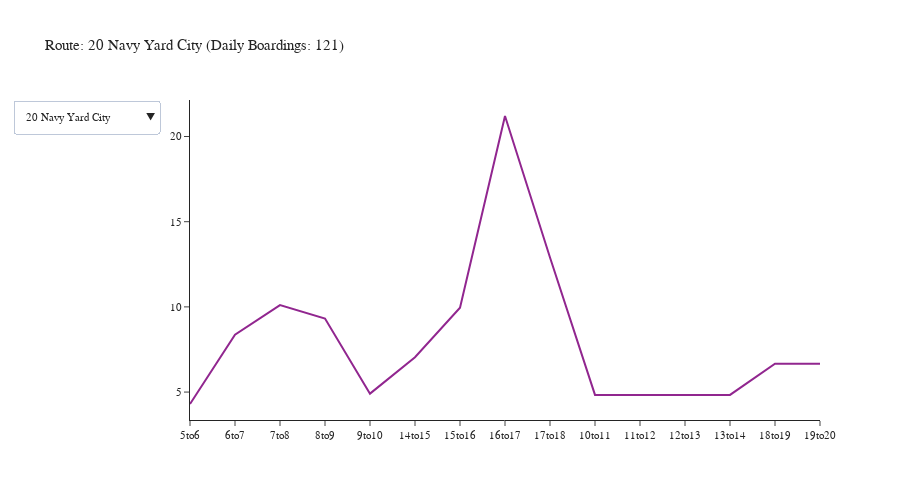

Notebook code for this chart:
### Code cell
agency = 'Kitsap Transit'
df = df_transit_line[df_transit_line['agency'] == agency]
df = df.groupby(['tod', 'description']).agg({'boardings': 'sum'}).reset_index()
fig = create_tod_chart(df)
fig.show()

### Figure 1 — Plotly figure (JSON) as saved in the notebook; plotly's stock layout.template omitted (floating-point values rounded to 4 significant figures)
{"data": [{"mode": "lines", "name": "20 Navy Yard City", "type": "scatter", "visible": true, "x": ["5to6", "6to7", "7to8", "8to9", "9to10", "14to15", "15to16", "16to17", "17to18", "10to11", "11to12", "12to13", "13to14", "18to19", "19to20"], "y": [4.3, 8.365, 10.1, 9.316, 4.908, 7.046, 9.947, 21.2, 12.9, 4.833, 4.833, 4.833, 4.833, 6.666, 6.666]}, {"mode": "lines", "name": "212 Brem-Silverdle W", "type": "scatter", "visible": false, "x": ["5to6", "6to7", "7to8", "8to9", "9to10", "14to15", "15to16", "16to17", "17to18", "10to11", "11to12", "12to13", "13to14", "18to19", "19to20", "20to21", "21to22", "22to23", "23to0", "0to1", "1to2", "2to3", "3to4", "4to5"], "y": [32.11, 47.28, 57.83, 44.16, 30.64, 52.66, 43.35, 61.75, 61.41, 29.54, 29.54, 29.54, 29.54, 46.81, 46.81, 7.08, 7.08, 7.08, 7.08, 7.08, 7.08, 7.08, 7.08, 7.08]}, {"mode": "lines", "name": "217 Brem-Silverdle E", "type": "scatter", "visible": false, "x": ["5to6", "6to7", "7to8", "8to9", "9to10", "14to15", "15to16", "16to17", "17to18", "10to11", "11to12", "12to13", "13to14", "18to19", "19to20", "20to21", "21to22", "22to23", "23to0", "0to1", "1to2", "2to3", "3to4", "4to5"], "y": [37.72, 42.99, 111.3, 78.71, 36.05, 62.42, 59.34, 73.09, 79.86, 36.68, 36.68, 36.68, 36.68, 53.29, 53.29, 6.476, 6.476, 6.476, 6.476, 6.476, 6.476, 6.476, 6.476, 6.476]}, {"mode": "lines", "name": "221 Perry Avenue", "type": "scatter", "visible": false, "x": ["5to6", "6to7", "7to8", "8to9", "9to10", "14to15", "15to16", "16to17", "17to18", "10to11", "11to12", "12to13", "13to14", "18to19", "19to20"], "y": [1.648, 21.44, 7.709, 7.609, 3.98, 4.473, 5.378, 9.768, 7.349, 3.619, 3.619, 3.619, 3.619, 12.82, 12.82]}, {"mode": "lines", "name": "223 Kariotis", "type": "scatter", "visible": false, "x": ["6to7", "7to8", "8to9", "9to10", "14to15", "15to16", "16to17", "17to18", "10to11", "11to12", "12to13", "13to14", "18to19", "19to20"], "y": [3.312, 2.978, 8.16, 1.665, 4.385, 1.996, 3.852, 3.897, 2.931, 2.931, 2.931, 2.931, 1.939, 1.939]}, {"mode": "lines", "name": "225 Sheridan Park", "type": "scatter", "visible": false, "x": ["5to6", "6to7", "7to8", "8to9", "9to10", "14to15", "15to16", "16to17", "17to18", "10to11", "11to12", "12to13", "13to14", "18to19", "19to20"], "y": [2.218, 26.11, 6.575, 9.685, 3.737, 5.388, 12.84, 11.32, 12.7, 5.334, 5.334, 5.334, 5.334, 8.22, 8.22]}, {"mode": "lines", "name": "235 E Silvr-Old Twn", "type": "scatter", "visible": false, "x": ["8to9", "9to10", "14to15", "15to16", "16to17", "17to18", "10to11", "11to12", "12to13", "13to14"], "y": [1.791, 0.5334, 0.8105, 0.2392, 0.7415, 1.277, 0.6198, 0.6198, 0.6198, 0.6198]}, {"mode": "lines", "name": "237 W Silvr-Fairgrnd", "type": "scatter", "visible": false, "x": ["9to10", "14to15", "15to16", "16to17", "17to18", "10to11", "11to12", "12to13", "13to14", "18to19", "19to20"], "y": [0.1043, 0.1316, 0.7294, 0.2658, 0.4708, 0.9436, 0.9436, 0.9436, 0.9436, 0.05145, 0.05145]}, {"mode": "lines", "name": "24 Olympic College", "type": "scatter", "visible": false, "x": ["5to6", "6to7", "7to8", "8to9", "9to10", "14to15", "15to16", "16to17", "17to18", "10to11", "11to12", "12to13", "13to14", "18to19", "19to20"], "y": [12.73, 20.49, 20.49, 17.49, 5.938, 10.31, 12.4, 24.81, 8.57, 6.892, 6.892, 6.892, 6.892, 7.136, 7.136]}, {"mode": "lines", "name": "26 Bay Vista", "type": "scatter", "visible": false, "x": ["5to6", "6to7", "7to8", "8to9", "9to10", "14to15", "15to16", "16to17", "17to18", "10to11", "11to12", "12to13", "13to14", "18to19", "19to20"], "y": [8.176, 15.24, 11.49, 7.482, 4.386, 6.774, 10.62, 21.05, 16.59, 3.539, 3.539, 3.539, 3.539, 10.3, 10.3]}, {"mode": "lines", "name": "301 N Kitsap FF", "type": "scatter", "visible": false, "x": ["5to6", "6to7", "8to9", "9to10", "15to16", "16to17", "17to18", "10to11", "11to12", "12to13", "13to14", "18to19", "19to20"], "y": [25.14, 28.68, 6.873, 4.522, 16.01, 28.32, 20.66, 2.762, 2.762, 2.762, 2.762, 7.131, 7.131]}, {"mode": "lines", "name": "302 Suquam-Kingston", "type": "scatter", "visible": false, "x": ["6to7", "7to8", "8to9", "15to16", "16to17", "17to18", "10to11", "11to12", "12to13", "13to14", "18to19", "19to20"], "y": [3.0, 3.0, 1.0, 1.0, 6.492, 7.817, 0.2552, 0.2552, 0.2552, 0.2552, 1.299, 1.299]}, {"mode": "lines", "name": "307 N Vkng-KingstnFF", "type": "scatter", "visible": false, "x": ["6to7", "7to8", "8to9", "9to10", "15to16", "16to17", "17to18", "10to11", "11to12", "12to13", "13to14", "18to19", "19to20"], "y": [1.0, 0.0, 1.0, 0.0, 0.0, 3.508, 15.4, 1.855, 1.855, 1.855, 1.855, 0.701, 0.701]}, {"mode": "lines", "name": "332 Poulsbo-Silvrdle", "type": "scatter", "visible": false, "x": ["7to8", "8to9", "9to10", "14to15", "15to16", "16to17", "17to18", "10to11", "11to12", "12to13", "13to14", "18to19", "19to20"], "y": [6.78, 10.2, 8.429, 43.05, 3.489, 5.113, 6.143, 5.723, 5.723, 5.723, 5.723, 4.604, 4.604]}, {"mode": "lines", "name": "344 Poulsbo Central", "type": "scatter", "visible": false, "x": ["8to9", "9to10", "14to15", "15to16", "16to17", "17to18", "10to11", "11to12", "12to13", "13to14"], "y": [7.359, 3.729, 4.345, 6.067, 8.377, 4.371, 2.538, 2.538, 2.538, 2.538]}, {"mode": "lines", "name": "390 Poulsbo-Bainbrdg", "type": "scatter", "visible": false, "x": ["5to6", "6to7", "7to8", "8to9", "9to10", "14to15", "15to16", "16to17", "17to18", "10to11", "11to12", "12to13", "13to14", "18to19", "19to20", "20to21", "21to22", "22to23", "23to0", "0to1", "1to2", "2to3", "3to4", "4to5"], "y": [15.06, 25.03, 30.44, 23.11, 16.89, 52.76, 10.32, 36.79, 31.54, 15.55, 15.55, 15.55, 15.55, 21.21, 21.21, 5.466, 5.466, 5.466, 5.466, 5.466, 5.466, 5.466, 5.466, 5.466]}, {"mode": "lines", "name": "4 Tremont", "type": "scatter", "visible": false, "x": ["5to6", "6to7", "7to8", "8to9", "9to10", "14to15", "15to16", "16to17", "17to18", "10to11", "11to12", "12to13", "13to14", "18to19", "19to20"], "y": [1.003, 4.9, 2.201, 2.715, 3.473, 1.839, 1.571, 2.127, 5.224, 2.067, 2.067, 2.067, 2.067, 0.9944, 0.9944]}, {"mode": "lines", "name": "5 Sidney", "type": "scatter", "visible": false, "x": ["5to6", "6to7", "7to8", "8to9", "9to10", "14to15", "15to16", "16to17", "17to18", "10to11", "11to12", "12to13", "13to14", "18to19", "19to20"], "y": [0.0, 4.838, 7.064, 6.844, 8.129, 1.633, 5.33, 3.632, 6.75, 2.351, 2.351, 2.351, 2.351, 1.384, 1.384]}, {"mode": "lines", "name": "8 Bethel", "type": "scatter", "visible": false, "x": ["5to6", "6to7", "7to8", "8to9", "9to10", "14to15", "15to16", "16to17", "17to18", "10to11", "11to12", "12to13", "13to14", "18to19", "19to20"], "y": [3.028, 19.04, 25.69, 16.98, 20.84, 22.66, 24.28, 17.76, 32.99, 17.46, 17.46, 17.46, 17.46, 16.04, 16.04]}, {"mode": "lines", "name": "9 E Port Orchard", "type": "scatter", "visible": false, "x": ["6to7", "7to8", "8to9", "9to10", "14to15", "15to16", "16to17", "17to18", "10to11", "11to12", "12to13", "13to14", "18to19", "19to20"], "y": [1.529, 11.14, 4.56, 7.226, 11.13, 5.279, 4.626, 12.04, 5.115, 5.115, 5.115, 5.115, 2.78, 2.78]}, {"mode": "lines", "name": "Brem-Pt Orchard FF", "type": "scatter", "visible": false, "x": ["5to6", "6to7", "7to8", "8to9", "9to10", "14to15", "15to16", "16to17", "17to18", "10to11", "11to12", "12to13", "13to14", "18to19", "19to20", "20to21", "21to22", "22to23", "23to0", "0to1", "1to2", "2to3", "3to4", "4to5"], "y": [70.76, 186.2, 184.9, 140.8, 75.2, 78.79, 85.65, 80.47, 142.3, 73.05, 73.05, 73.05, 73.05, 82.16, 82.16, 14.62, 14.62, 14.62, 14.62, 14.62, 14.62, 14.62, 14.62, 14.62]}, {"mode": "lines", "name": "Seattle-Bremerton FF", "type": "scatter", "visible": false, "x": ["5to6", "6to7", "7to8", "8to9", "9to10", "14to15", "15to16", "16to17", "17to18", "10to11", "11to12", "12to13", "13to14", "18to19", "19to20", "20to21", "21to22", "22to23", "23to0", "0to1", "1to2", "2to3", "3to4", "4to5"], "y": [284.5, 405.7, 443.7, 235.8, 83.26, 86.43, 243.7, 313.7, 498.7, 51.3, 51.3, 51.3, 51.3, 181.1, 181.1, 19.17, 19.17, 19.17, 19.17, 19.17, 19.17, 19.17, 19.17, 19.17]}, {"mode": "lines", "name": "Seattle-Kingston FF", "type": "scatter", "visible": false, "x": ["5to6", "6to7", "7to8", "8to9", "14to15", "15to16", "16to17", "17to18", "10to11", "11to12", "12to13", "13to14", "18to19", "19to20"], "y": [2.0, 0.0, 0.0, 1.0, 20.0, 44.0, 9.0, 27.0, 0.0, 0.0, 0.0, 0.0, 0.5, 0.5]}, {"mode": "lines", "name": "Brem-Annapolis FF", "type": "scatter", "visible": false, "x": ["5to6", "6to7", "7to8", "14to15", "15to16", "16to17", "17to18"], "y": [5.193, 14.98, 26.42, 15.74, 95.08, 88.33, 84.39]}, {"mode": "lines", "name": "Seattle-Southwrth FF", "type": "scatter", "visible": false, "x": ["5to6", "6to7", "7to8", "8to9", "14to15", "15to16", "16to17", "17to18", "18to19", "19to20"], "y": [114.5, 111.4, 67.2, 32.5, 25.57, 16.57, 85.5, 65.89, 40.9, 40.9]}, {"mode": "lines", "name": "106 Fletcher Bay", "type": "scatter", "visible": false, "x": ["5to6", "6to7", "7to8", "15to16", "16to17", "17to18", "18to19", "19to20"], "y": [3.02, 8.98, 5.68, 1.965, 3.494, 4.877, 3.902, 3.902]}, {"mode": "lines", "name": "215 McWilliams", "type": "scatter", "visible": false, "x": ["5to6", "6to7", "7to8", "15to16", "16to17", "17to18", "18to19", "19to20"], "y": [42.48, 39.56, 30.73, 18.23, 47.83, 72.47, 16.38, 16.38]}, {"mode": "lines", "name": "219 Crossroads", "type": "scatter", "visible": false, "x": ["5to6", "6to7", "7to8", "15to16", "16to17"], "y": [6.835, 5.387, 2.773, 8.265, 1.471]}, {"mode": "lines", "name": "333 Silvrdale-Bainb", "type": "scatter", "visible": false, "x": ["5to6", "6to7", "15to16", "16to17", "17to18", "18to19", "19to20", "20to21", "21to22", "22to23", "23to0", "0to1", "1to2", "2to3", "3to4", "4to5"], "y": [61.13, 15.19, 9.408, 32.82, 26.49, 15.68, 15.68, 3.09, 3.09, 3.09, 3.09, 3.09, 3.09, 3.09, 3.09, 3.09]}, {"mode": "lines", "name": "81 Annapolis Commutr", "type": "scatter", "visible": false, "x": ["5to6", "6to7", "7to8", "15to16", "16to17", "17to18"], "y": [2.826, 9.218, 3.474, 4.491, 27.74, 4.674]}, {"mode": "lines", "name": "85 Mullenix Express", "type": "scatter", "visible": false, "x": ["5to6", "6to7", "7to8", "15to16", "16to17", "17to18", "18to19", "19to20"], "y": [8.1, 9.2, 2.2, 2.226, 3.035, 1.658, 1.772, 1.772]}, {"mode": "lines", "name": "86 Southwrth Shuttle", "type": "scatter", "visible": false, "x": ["5to6", "6to7", "7to8", "8to9", "15to16", "16to17", "17to18", "18to19", "19to20"], "y": [71.64, 157.3, 15.99, 57.18, 40.59, 55.61, 75.13, 37.1, 37.1]}, {"mode": "lines", "name": "93 Manzanita", "type": "scatter", "visible": false, "x": ["5to6", "6to7", "7to8", "15to16", "16to17", "17to18", "18to19", "19to20"], "y": [1.614, 7.924, 9.225, 1.393, 3.752, 5.02, 2.582, 2.582]}, {"mode": "lines", "name": "94 Agate Point", "type": "scatter", "visible": false, "x": ["5to6", "6to7", "7to8", "15to16", "16to17", "17to18", "18to19", "19to20"], "y": [4.043, 11.01, 5.676, 4.826, 6.996, 9.284, 3.249, 3.249]}, {"mode": "lines", "name": "95 Battle Point", "type": "scatter", "visible": false, "x": ["5to6", "6to7", "7to8", "15to16", "16to17", "17to18", "18to19", "19to20"], "y": [5.146, 5.853, 13.25, 4.559, 6.431, 8.389, 6.306, 6.306]}, {"mode": "lines", "name": "96 Sunrise", "type": "scatter", "visible": false, "x": ["5to6", "6to7", "7to8", "15to16", "16to17", "17to18", "18to19", "19to20"], "y": [3.957, 12.99, 17.32, 4.441, 6.442, 10.49, 3.332, 3.332]}, {"mode": "lines", "name": "97 Crystal Springs", "type": "scatter", "visible": false, "x": ["5to6", "6to7", "7to8", "15to16", "16to17", "17to18", "18to19", "19to20"], "y": [12.64, 16.48, 21.87, 8.571, 14.44, 15.85, 7.769, 7.769]}, {"mode": "lines", "name": "98 Fort Ward", "type": "scatter", "visible": false, "x": ["5to6", "6to7", "7to8", "15to16", "16to17", "17to18", "18to19", "19to20"], "y": [22.72, 26.26, 17.05, 17.91, 22.78, 23.04, 9.202, 9.202]}, {"mode": "lines", "name": "99 Bill Point", "type": "scatter", "visible": false, "x": ["5to6", "6to7", "7to8", "15to16", "16to17", "17to18", "18to19", "19to20"], "y": [14.48, 24.42, 34.48, 11.76, 12.87, 12.53, 1.354, 1.354]}, {"mode": "lines", "name": "222 Gateway", "type": "scatter", "visible": false, "x": ["5to6", "6to7", "7to8", "17to18", "18to19", "19to20"], "y": [8.51, 12.29, 2.626, 33.01, 4.571, 4.571]}, {"mode": "lines", "name": "377 BI Ferry-Pbo", "type": "scatter", "visible": false, "x": ["18to19", "19to20"], "y": [1.002, 1.002]}], "layout": {"font": {"size": 11}, "height": 500, "title": {"text": "Route: 20 Navy Yard City (Daily Boardings: 121)"}, "updatemenus": [{"buttons": [{"args": [{"visible": [true, false, false, false, false, false, false, false, false, false, false, false, false, false, false, false, false, false, false, false, false, false, false, false, false, false, false, false, false, false, false, false, false, false, false, false, false, false, false, false, false]}, {"title": "Route: 20 Navy Yard City (Daily Boardings: 121)"}], "label": "20 Navy Yard City", "method": "update"}, {"args": [{"visible": [false, true, false, false, false, false, false, false, false, false, false, false, false, false, false, false, false, false, false, false, false, false, false, false, false, false, false, false, false, false, false, false, false, false, false, false, false, false, false, false, false]}, {"title": "Route: 212 Brem-Silverdle W (Daily Boardings: 707)"}], "label": "212 Brem-Silverdle W", "method": "update"}, {"args": [{"visible": [false, false, true, false, false, false, false, false, false, false, false, false, false, false, false, false, false, false, false, false, false, false, false, false, false, false, false, false, false, false, false, false, false, false, false, false, false, false, false, false, false]}, {"title": "Route: 217 Brem-Silverdle E (Daily Boardings: 893)"}], "label": "217 Brem-Silverdle E", "method": "update"}, {"args": [{"visible": [false, false, false, true, false, false, false, false, false, false, false, false, false, false, false, false, false, false, false, false, false, false, false, false, false, false, false, false, false, false, false, false, false, false, false, false, false, false, false, false, false]}, {"title": "Route: 221 Perry Avenue (Daily Boardings: 109)"}], "label": "221 Perry Avenue", "method": "update"}, {"args": [{"visible": [false, false, false, false, true, false, false, false, false, false, false, false, false, false, false, false, false, false, false, false, false, false, false, false, false, false, false, false, false, false, false, false, false, false, false, false, false, false, false, false, false]}, {"title": "Route: 223 Kariotis (Daily Boardings: 46)"}], "label": "223 Kariotis", "method": "update"}, {"args": [{"visible": [false, false, false, false, false, true, false, false, false, false, false, false, false, false, false, false, false, false, false, false, false, false, false, false, false, false, false, false, false, false, false, false, false, false, false, false, false, false, false, false, false]}, {"title": "Route: 225 Sheridan Park (Daily Boardings: 128)"}], "label": "225 Sheridan Park", "method": "update"}, {"args": [{"visible": [false, false, false, false, false, false, true, false, false, false, false, false, false, false, false, false, false, false, false, false, false, false, false, false, false, false, false, false, false, false, false, false, false, false, false, false, false, false, false, false, false]}, {"title": "Route: 235 E Silvr-Old Twn (Daily Boardings: 8)"}], "label": "235 E Silvr-Old Twn", "method": "update"}, {"args": [{"visible": [false, false, false, false, false, false, false, true, false, false, false, false, false, false, false, false, false, false, false, false, false, false, false, false, false, false, false, false, false, false, false, false, false, false, false, false, false, false, false, false, false]}, {"title": "Route: 237 W Silvr-Fairgrnd (Daily Boardings: 6)"}], "label": "237 W Silvr-Fairgrnd", "method": "update"}, {"args": [{"visible": [false, false, false, false, false, false, false, false, true, false, false, false, false, false, false, false, false, false, false, false, false, false, false, false, false, false, false, false, false, false, false, false, false, false, false, false, false, false, false, false, false]}, {"title": "Route: 24 Olympic College (Daily Boardings: 175)"}], "label": "24 Olympic College", "method": "update"}, {"args": [{"visible": [false, false, false, false, false, false, false, false, false, true, false, false, false, false, false, false, false, false, false, false, false, false, false, false, false, false, false, false, false, false, false, false, false, false, false, false, false, false, false, false, false]}, {"title": "Route: 26 Bay Vista (Daily Boardings: 137)"}], "label": "26 Bay Vista", "method": "update"}, {"args": [{"visible": [false, false, false, false, false, false, false, false, false, false, true, false, false, false, false, false, false, false, false, false, false, false, false, false, false, false, false, false, false, false, false, false, false, false, false, false, false, false, false, false, false]}, {"title": "Route: 301 N Kitsap FF (Daily Boardings: 156)"}], "label": "301 N Kitsap FF", "method": "update"}, {"args": [{"visible": [false, false, false, false, false, false, false, false, false, false, false, true, false, false, false, false, false, false, false, false, false, false, false, false, false, false, false, false, false, false, false, false, false, false, false, false, false, false, false, false, false]}, {"title": "Route: 302 Suquam-Kingston (Daily Boardings: 26)"}], "label": "302 Suquam-Kingston", "method": "update"}, {"args": [{"visible": [false, false, false, false, false, false, false, false, false, false, false, false, true, false, false, false, false, false, false, false, false, false, false, false, false, false, false, false, false, false, false, false, false, false, false, false, false, false, false, false, false]}, {"title": "Route: 307 N Vkng-KingstnFF (Daily Boardings: 30)"}], "label": "307 N Vkng-KingstnFF", "method": "update"}, {"args": [{"visible": [false, false, false, false, false, false, false, false, false, false, false, false, false, true, false, false, false, false, false, false, false, false, false, false, false, false, false, false, false, false, false, false, false, false, false, false, false, false, false, false, false]}, {"title": "Route: 332 Poulsbo-Silvrdle (Daily Boardings: 115)"}], "label": "332 Poulsbo-Silvrdle", "method": "update"}, {"args": [{"visible": [false, false, false, false, false, false, false, false, false, false, false, false, false, false, true, false, false, false, false, false, false, false, false, false, false, false, false, false, false, false, false, false, false, false, false, false, false, false, false, false, false]}, {"title": "Route: 344 Poulsbo Central (Daily Boardings: 44)"}], "label": "344 Poulsbo Central", "method": "update"}, {"args": [{"visible": [false, false, false, false, false, false, false, false, false, false, false, false, false, false, false, true, false, false, false, false, false, false, false, false, false, false, false, false, false, false, false, false, false, false, false, false, false, false, false, false, false]}, {"title": "Route: 390 Poulsbo-Bainbrdg (Daily Boardings: 396)"}], "label": "390 Poulsbo-Bainbrdg", "method": "update"}, {"args": [{"visible": [false, false, false, false, false, false, false, false, false, false, false, false, false, false, false, false, true, false, false, false, false, false, false, false, false, false, false, false, false, false, false, false, false, false, false, false, false, false, false, false, false]}, {"title": "Route: 4 Tremont (Daily Boardings: 35)"}], "label": "4 Tremont", "method": "update"}, {"args": [{"visible": [false, false, false, false, false, false, false, false, false, false, false, false, false, false, false, false, false, true, false, false, false, false, false, false, false, false, false, false, false, false, false, false, false, false, false, false, false, false, false, false, false]}, {"title": "Route: 5 Sidney (Daily Boardings: 56)"}], "label": "5 Sidney", "method": "update"}, {"args": [{"visible": [false, false, false, false, false, false, false, false, false, false, false, false, false, false, false, false, false, false, true, false, false, false, false, false, false, false, false, false, false, false, false, false, false, false, false, false, false, false, false, false, false]}, {"title": "Route: 8 Bethel (Daily Boardings: 285)"}], "label": "8 Bethel", "method": "update"}, {"args": [{"visible": [false, false, false, false, false, false, false, false, false, false, false, false, false, false, false, false, false, false, false, true, false, false, false, false, false, false, false, false, false, false, false, false, false, false, false, false, false, false, false, false, false]}, {"title": "Route: 9 E Port Orchard (Daily Boardings: 84)"}], "label": "9 E Port Orchard", "method": "update"}, {"args": [{"visible": [false, false, false, false, false, false, false, false, false, false, false, false, false, false, false, false, false, false, false, false, true, false, false, false, false, false, false, false, false, false, false, false, false, false, false, false, false, false, false, false, false]}, {"title": "Route: Brem-Pt Orchard FF (Daily Boardings: 1,633)"}], "label": "Brem-Pt Orchard FF", "method": "update"}, {"args": [{"visible": [false, false, false, false, false, false, false, false, false, false, false, false, false, false, false, false, false, false, false, false, false, true, false, false, false, false, false, false, false, false, false, false, false, false, false, false, false, false, false, false, false]}, {"title": "Route: Seattle-Bremerton FF (Daily Boardings: 3,335)"}], "label": "Seattle-Bremerton FF", "method": "update"}, {"args": [{"visible": [false, false, false, false, false, false, false, false, false, false, false, false, false, false, false, false, false, false, false, false, false, false, true, false, false, false, false, false, false, false, false, false, false, false, false, false, false, false, false, false, false]}, {"title": "Route: Seattle-Kingston FF (Daily Boardings: 104)"}], "label": "Seattle-Kingston FF", "method": "update"}, {"args": [{"visible": [false, false, false, false, false, false, false, false, false, false, false, false, false, false, false, false, false, false, false, false, false, false, false, true, false, false, false, false, false, false, false, false, false, false, false, false, false, false, false, false, false]}, {"title": "Route: Brem-Annapolis FF (Daily Boardings: 330)"}], "label": "Brem-Annapolis FF", "method": "update"}, {"args": [{"visible": [false, false, false, false, false, false, false, false, false, false, false, false, false, false, false, false, false, false, false, false, false, false, false, false, true, false, false, false, false, false, false, false, false, false, false, false, false, false, false, false, false]}, {"title": "Route: Seattle-Southwrth FF (Daily Boardings: 601)"}], "label": "Seattle-Southwrth FF", "method": "update"}, {"args": [{"visible": [false, false, false, false, false, false, false, false, false, false, false, false, false, false, false, false, false, false, false, false, false, false, false, false, false, true, false, false, false, false, false, false, false, false, false, false, false, false, false, false, false]}, {"title": "Route: 106 Fletcher Bay (Daily Boardings: 36)"}], "label": "106 Fletcher Bay", "method": "update"}, {"args": [{"visible": [false, false, false, false, false, false, false, false, false, false, false, false, false, false, false, false, false, false, false, false, false, false, false, false, false, false, true, false, false, false, false, false, false, false, false, false, false, false, false, false, false]}, {"title": "Route: 215 McWilliams (Daily Boardings: 284)"}], "label": "215 McWilliams", "method": "update"}, {"args": [{"visible": [false, false, false, false, false, false, false, false, false, false, false, false, false, false, false, false, false, false, false, false, false, false, false, false, false, false, false, true, false, false, false, false, false, false, false, false, false, false, false, false, false]}, {"title": "Route: 219 Crossroads (Daily Boardings: 25)"}], "label": "219 Crossroads", "method": "update"}, {"args": [{"visible": [false, false, false, false, false, false, false, false, false, false, false, false, false, false, false, false, false, false, false, false, false, false, false, false, false, false, false, false, true, false, false, false, false, false, false, false, false, false, false, false, false]}, {"title": "Route: 333 Silvrdale-Bainb (Daily Boardings: 204)"}], "label": "333 Silvrdale-Bainb", "method": "update"}, {"args": [{"visible": [false, false, false, false, false, false, false, false, false, false, false, false, false, false, false, false, false, false, false, false, false, false, false, false, false, false, false, false, false, true, false, false, false, false, false, false, false, false, false, false, false]}, {"title": "Route: 81 Annapolis Commutr (Daily Boardings: 52)"}], "label": "81 Annapolis Commutr", "method": "update"}, {"args": [{"visible": [false, false, false, false, false, false, false, false, false, false, false, false, false, false, false, false, false, false, false, false, false, false, false, false, false, false, false, false, false, false, true, false, false, false, false, false, false, false, false, false, false]}, {"title": "Route: 85 Mullenix Express (Daily Boardings: 30)"}], "label": "85 Mullenix Express", "method": "update"}, {"args": [{"visible": [false, false, false, false, false, false, false, false, false, false, false, false, false, false, false, false, false, false, false, false, false, false, false, false, false, false, false, false, false, false, false, true, false, false, false, false, false, false, false, false, false]}, {"title": "Route: 86 Southwrth Shuttle (Daily Boardings: 548)"}], "label": "86 Southwrth Shuttle", "method": "update"}, {"args": [{"visible": [false, false, false, false, false, false, false, false, false, false, false, false, false, false, false, false, false, false, false, false, false, false, false, false, false, false, false, false, false, false, false, false, true, false, false, false, false, false, false, false, false]}, {"title": "Route: 93 Manzanita (Daily Boardings: 34)"}], "label": "93 Manzanita", "method": "update"}, {"args": [{"visible": [false, false, false, false, false, false, false, false, false, false, false, false, false, false, false, false, false, false, false, false, false, false, false, false, false, false, false, false, false, false, false, false, false, true, false, false, false, false, false, false, false]}, {"title": "Route: 94 Agate Point (Daily Boardings: 48)"}], "label": "94 Agate Point", "method": "update"}, {"args": [{"visible": [false, false, false, false, false, false, false, false, false, false, false, false, false, false, false, false, false, false, false, false, false, false, false, false, false, false, false, false, false, false, false, false, false, false, true, false, false, false, false, false, false]}, {"title": "Route: 95 Battle Point (Daily Boardings: 56)"}], "label": "95 Battle Point", "method": "update"}, {"args": [{"visible": [false, false, false, false, false, false, false, false, false, false, false, false, false, false, false, false, false, false, false, false, false, false, false, false, false, false, false, false, false, false, false, false, false, false, false, true, false, false, false, false, false]}, {"title": "Route: 96 Sunrise (Daily Boardings: 62)"}], "label": "96 Sunrise", "method": "update"}, {"args": [{"visible": [false, false, false, false, false, false, false, false, false, false, false, false, false, false, false, false, false, false, false, false, false, false, false, false, false, false, false, false, false, false, false, false, false, false, false, false, true, false, false, false, false]}, {"title": "Route: 97 Crystal Springs (Daily Boardings: 105)"}], "label": "97 Crystal Springs", "method": "update"}, {"args": [{"visible": [false, false, false, false, false, false, false, false, false, false, false, false, false, false, false, false, false, false, false, false, false, false, false, false, false, false, false, false, false, false, false, false, false, false, false, false, false, true, false, false, false]}, {"title": "Route: 98 Fort Ward (Daily Boardings: 148)"}], "label": "98 Fort Ward", "method": "update"}, {"args": [{"visible": [false, false, false, false, false, false, false, false, false, false, false, false, false, false, false, false, false, false, false, false, false, false, false, false, false, false, false, false, false, false, false, false, false, false, false, false, false, false, true, false, false]}, {"title": "Route: 99 Bill Point (Daily Boardings: 113)"}], "label": "99 Bill Point", "method": "update"}, {"args": [{"visible": [false, false, false, false, false, false, false, false, false, false, false, false, false, false, false, false, false, false, false, false, false, false, false, false, false, false, false, false, false, false, false, false, false, false, false, false, false, false, false, true, false]}, {"title": "Route: 222 Gateway (Daily Boardings: 66)"}], "label": "222 Gateway", "method": "update"}, {"args": [{"visible": [false, false, false, false, false, false, false, false, false, false, false, false, false, false, false, false, false, false, false, false, false, false, false, false, false, false, false, false, false, false, false, false, false, false, false, false, false, false, false, false, true]}, {"title": "Route: 377 BI Ferry-Pbo (Daily Boardings: 2)"}], "label": "377 BI Ferry-Pbo", "method": "update"}], "direction": "down", "showactive": true}], "width": 900, "yaxis": {"tickformat": ".00f"}}}
